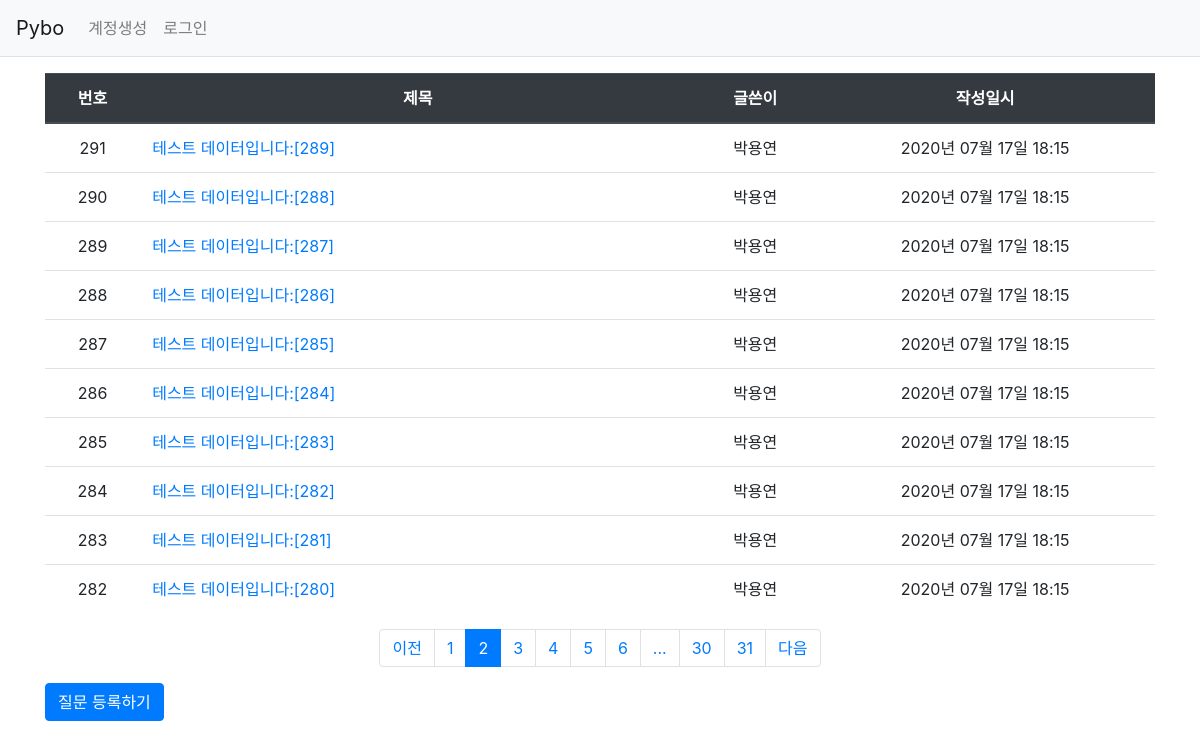
/question/list/?page=2, run on the app's committed database.
### pybo/models.py (models this page shows)
class Question(db.Model):
    id = db.Column(db.Integer, primary_key=True)
    subject = db.Column(db.String(200), nullable=False)
    content = db.Column(db.Text(), nullable=False)
    create_date = db.Column(db.DateTime(), nullable=False)
    user_id = db.Column(db.Integer, db.ForeignKey('user.id', ondelete='CASCADE'), nullable=False)
    user = db.relationship('User', backref=db.backref('question_set'))
    modify_date = db.Column(db.DateTime(), nullable=True)

class User(db.Model):
    id = db.Column(db.Integer, primary_key=True)
    username = db.Column(db.String(150), unique=True, nullable=False)
    password = db.Column(db.String(200), nullable=False)
    email = db.Column(db.String(120), unique=True, nullable=False)

### pybo/views/question_views.py (the view)
@bp.route('/list/')
def _list():
    page = request.args.get('page', type=int, default=1)
    question_list = Question.query.order_by(Question.create_date.desc())
    question_list = question_list.paginate(page, per_page=10)
    return render_template('question/question_list.html', question_list=question_list)

### pybo/filter.py (called while the page is built)
def format_datetime(value, fmt='%Y년 %m월 %d일 %H:%M'):
    return value.strftime(fmt)

### pybo/views/auth_views.py (called while the page is built)
@bp.before_app_request
def load_logged_in_user():
    user_id = session.get('user_id')
    if user_id is None:
        g.user = None
    else:
        g.user = User.query.get(user_id)

### pybo/templates/question/question_list.html (shortened to what this page needs)
{% extends 'base.html' %}
{% block content %}
<div class="container my-3">
    <table class="table">
        <thead>
        <tr class="text-center thead-dark">
            <th>번호</th>
            <th style="width:50%">제목</th>
            <th>글쓴이</th>
            <th>작성일시</th>
        </tr>
        </thead>
        <tbody>
        {% if question_list %}
        {% for question in question_list.items %}
        <tr class="text-center">
            <td>{{ question_list.total -((question_list.page-1) * question_list.per_page) - loop.index0 }}</td>
            <td class="text-left">
                <a href="{{ url_for('question.detail', question_id=question.id) }}">{{ question.subject }}</a>
            </td>
            <td>{{ question.user.username }}</td>
            <td>{{ question.create_date|datetime }}</td>
        </tr>
        {% endfor %}
        {% else %}
        <tr>
            <td colspan="3">질문이 없습니다.</td>
        </tr>
        {% endif %}
        </tbody>
    </table>
    <ul class="pagination justify-content-center">
        {% if question_list.has_prev %}
        <li class="page-item">
            <a class="page-link" href="?page={{ question_list.prev_num }}">이전</a>
        </li>
        {% else %}
        <li class="page-item disabled">
            <a class="page-link" tabindex="-1" aria-disabled="true" href="#">이전</a>
        </li>
        {% endif %}
        {% for page_num in question_list.iter_pages() %}
            {% if page_num %}
                {% if page_num != question_list.page %}
                <li class="page-item">
                    <a class="page-link" href="?page={{ page_num }}">{{ page_num }}</a>
                </li>
                {% else %}
                <li class="page-item active" aria-current="page">
                    <a class="page-link" href="#">{{ page_num }}</a>
                </li>
                {% endif %}
            {% else %}
                <li class="disabled">
                    <a class="page-link" href="#">...</a>
                </li>
            {% endif %}
        {% endfor %}
        {% if question_list.has_next %}
        <li class="page-item">
            <a class="page-link" href="?page={{ question_list.next_num }}">다음</a>
        </li>
        {% else %}
        <li class="page-item disabled">
            <a class="page-link" tabindex="-1" aria-disabled="true" href="#">다음</a>
        </li>
        {% endif %}
    </ul>
    <a href="{{ url_for('question.create') }}" class="btn btn-primary">질문 등록하기</a>
</div>
{% endblock %}

### data on the page
Question: total "291", subject "테스트 데이터입니다:[289]", user.username "박용연", create_date "2020년 07월 17일 18:15"
Question: total "290", subject "테스트 데이터입니다:[288]", user.username "박용연", create_date "2020년 07월 17일 18:15"
Question: total "289", subject "테스트 데이터입니다:[287]", user.username "박용연", create_date "2020년 07월 17일 18:15"
Question: total "288", subject "테스트 데이터입니다:[286]", user.username "박용연", create_date "2020년 07월 17일 18:15"
Question: total "287", subject "테스트 데이터입니다:[285]", user.username "박용연", create_date "2020년 07월 17일 18:15"
Question: total "286", subject "테스트 데이터입니다:[284]", user.username "박용연", create_date "2020년 07월 17일 18:15"
Question: total "285", subject "테스트 데이터입니다:[283]", user.username "박용연", create_date "2020년 07월 17일 18:15"
Question: total "284", subject "테스트 데이터입니다:[282]", user.username "박용연", create_date "2020년 07월 17일 18:15"
Question: total "283", subject "테스트 데이터입니다:[281]", user.username "박용연", create_date "2020년 07월 17일 18:15"
Question: total "282", subject "테스트 데이터입니다:[280]", user.username "박용연", create_date "2020년 07월 17일 18:15"

### other printed values
{{ page_num }} "1" "3" "4" "5" "6" "30" "31"
{{ page_num }} "2"
